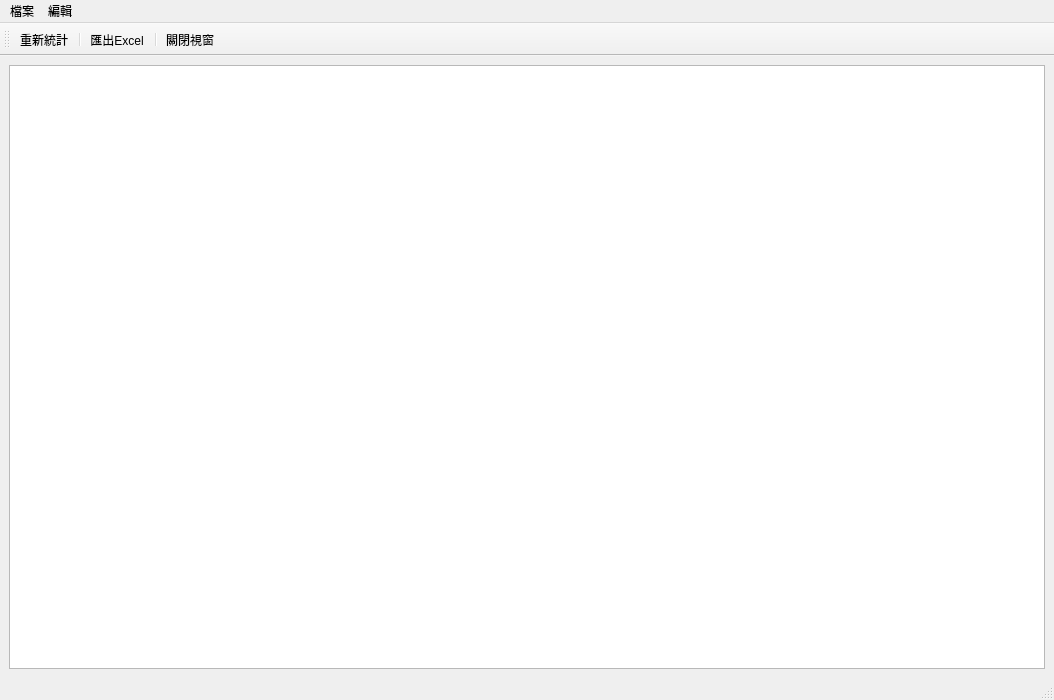
<?xml version="1.0" encoding="UTF-8"?>
<ui version="4.0">
 <class>StatisticsCorrectionReg</class>
 <widget class="QMainWindow" name="StatisticsCorrectionReg">
  <property name="geometry">
   <rect>
    <x>0</x>
    <y>0</y>
    <width>1054</width>
    <height>700</height>
   </rect>
  </property>
  <property name="windowTitle">
   <string>矯正機關內門診報表</string>
  </property>
  <property name="toolButtonStyle">
   <enum>Qt::ToolButtonTextUnderIcon</enum>
  </property>
  <widget class="QWidget" name="centralwidget">
   <layout class="QVBoxLayout" name="verticalLayout_2">
    <item>
     <layout class="QHBoxLayout" name="horizontalLayout_age_group">
      <item>
       <widget class="QTableWidget" name="tableWidget_year">
        <property name="maximumSize">
         <size>
          <width>16777215</width>
          <height>16777215</height>
         </size>
        </property>
        <property name="editTriggers">
         <set>QAbstractItemView::NoEditTriggers</set>
        </property>
        <property name="selectionMode">
         <enum>QAbstractItemView::SingleSelection</enum>
        </property>
        <property name="selectionBehavior">
         <enum>QAbstractItemView::SelectRows</enum>
        </property>
       </widget>
      </item>
     </layout>
    </item>
   </layout>
  </widget>
  <widget class="QMenuBar" name="menubar">
   <property name="geometry">
    <rect>
     <x>0</x>
     <y>0</y>
     <width>1054</width>
     <height>33</height>
    </rect>
   </property>
   <widget class="QMenu" name="menu">
    <property name="title">
     <string>檔案</string>
    </property>
   </widget>
   <widget class="QMenu" name="menu_2">
    <property name="title">
     <string>編輯</string>
    </property>
   </widget>
   <addaction name="menu"/>
   <addaction name="menu_2"/>
  </widget>
  <widget class="QStatusBar" name="statusbar"/>
  <widget class="QToolBar" name="toolBar">
   <property name="palette">
    <palette>
     <active/>
     <inactive/>
     <disabled/>
    </palette>
   </property>
   <property name="windowTitle">
    <string>toolBar</string>
   </property>
   <property name="toolButtonStyle">
    <enum>Qt::ToolButtonTextUnderIcon</enum>
   </property>
   <attribute name="toolBarArea">
    <enum>TopToolBarArea</enum>
   </attribute>
   <attribute name="toolBarBreak">
    <bool>false</bool>
   </attribute>
   <addaction name="action_requery"/>
   <addaction name="separator"/>
   <addaction name="action_export_to_excel"/>
   <addaction name="separator"/>
   <addaction name="action_close"/>
  </widget>
  <action name="action_requery">
   <property name="icon">
    <iconset>
     <normaloff>../icons/reload.svg</normaloff>../icons/reload.svg</iconset>
   </property>
   <property name="text">
    <string>重新統計</string>
   </property>
   <property name="toolTip">
    <string>重新統計</string>
   </property>
  </action>
  <action name="action_close">
   <property name="icon">
    <iconset>
     <normaloff>../icons/application-exit.svg</normaloff>../icons/application-exit.svg</iconset>
   </property>
   <property name="text">
    <string>關閉視窗</string>
   </property>
  </action>
  <action name="action_export_to_excel">
   <property name="icon">
    <iconset>
     <normaloff>../icons/document-export.svg</normaloff>../icons/document-export.svg</iconset>
   </property>
   <property name="text">
    <string>匯出Excel</string>
   </property>
   <property name="toolTip">
    <string>匯出Excel</string>
   </property>
  </action>
 </widget>
 <resources/>
 <connections/>
 <slots>
  <slot>pushButtonQueryClicked()</slot>
  <slot>pushButtonRequeryClicked()</slot>
  <slot>tableWidgetCellDoubleClicked()</slot>
  <slot>actionOpenCaseTriggered()</slot>
  <slot>actionDeleteCaseTriggered()</slot>
  <slot>actionPrintPresTriggered()</slot>
 </slots>
</ui>
